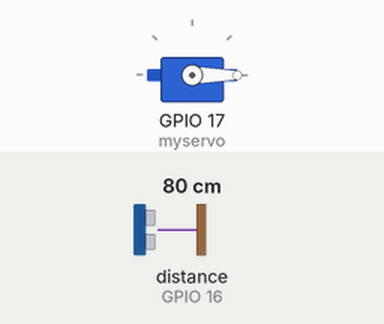
A sketch run on a simulated ESP32. Shown: servo. Wiring (inferred from the names in the program): ultrasonic range finder: trigger GPIO 15; echo GPIO 16. The inputs (shaded band) are chosen by the test bench; at power-on: distance to the obstacle (sensor on GPIO 16) 80 cm. The echo pulse lasts 58.3 µs per cm; what the sketch prints to the serial monitor is not drawn.

Above: at 1.2 s.
1.3 s: distance to the obstacle (sensor on GPIO 16) set to 11 cm
2.8 s: distance to the obstacle (sensor on GPIO 16) set to 8 cm
At 4.0 s:
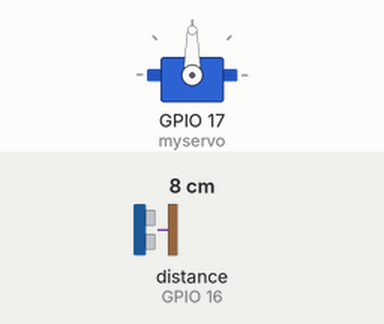
5.2 s: distance to the obstacle (sensor on GPIO 16) set to 18 cm
At 7.7 s:
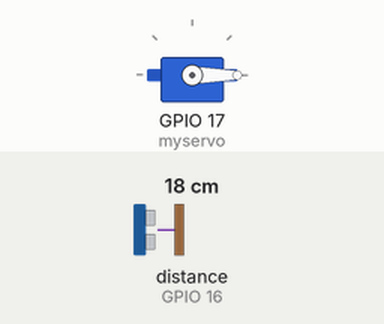
8.0 s: distance to the obstacle (sensor on GPIO 16) set to 2 cm
At 8.46 s:
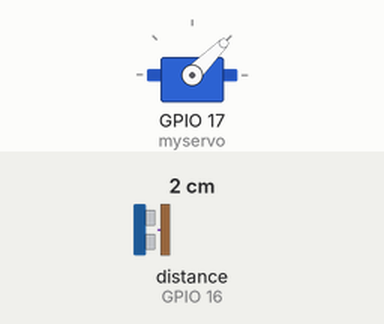
Timing chart, 0 to 11.0 s (numbered marks = the images above; inputs shaded):
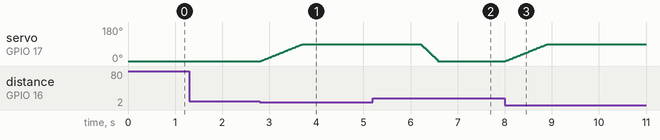

The sketch:

automatic_door_lock.ino
```cpp
#include <ESP32Servo.h>
Servo myservo;
#define triggerPin 15
#define echoPin 16
int distance;
unsigned long m1, m2;
void setup() {
  ESP32PWM::allocateTimer(0);
  ESP32PWM::allocateTimer(1);
  ESP32PWM::allocateTimer(2);
  ESP32PWM::allocateTimer(3);
  myservo.setPeriodHertz(50);// Standard 50hz servo
  myservo.attach(17, 500, 2400);
  myservo.write(0);

  Serial.begin(9600);
}

void loop() {
  // Pass INC as a parameter to get the distance in inches
  distance = read_distance();
  Serial.println(distance);
  if (distance > 0 && distance < 10) {
    for (int i = 0; i <= 90; i++) {
      myservo.write(i); delay(10);
    }
a:   m1 = m2 = millis();
    while (m2 - m1 < 1000) {
      m2 = millis();
      distance = read_distance();
      Serial.println(distance);
      if (distance > 2 && distance < 10) m1 = m2;
    }
    for (int i = 90; i >= 0; i--) {
      myservo.write(i);
      distance = read_distance();
      Serial.println(distance);
      if (distance > 0 && distance < 10) {
        while (i < 90) {
          myservo.write(i); delay(10); i++;
        }
        goto a;
      }
    }
  }
}


long read_distance()
{
  pinMode(triggerPin, OUTPUT);  // Clear the trigger
  digitalWrite(triggerPin, LOW);
  delayMicroseconds(2);
  // Sets the trigger pin to HIGH state for 10 microseconds
  digitalWrite(triggerPin, HIGH);
  delayMicroseconds(10);
  digitalWrite(triggerPin, LOW);
  pinMode(echoPin, INPUT);
  // Reads the echo pin, and returns the sound wave travel time in microseconds
  int x = pulseIn(echoPin, HIGH);
  x = 0.01723 * x;
  return x;
}
```

Measured:
- the behaviour switches between 10 and 9 cm on distance to the obstacle (sensor on GPIO 16) (found by bisection; images 0 and 1)
- after the input at 2.8 s, servo on GPIO 17 (myservo): moves from 0° to 90° over 0.89 s, starting at once
- after the input at 5.2 s, servo on GPIO 17 (myservo): moves from 90° to 0° over 0.37 s, starting after 1.0 s
- after the input at 8.0 s, servo on GPIO 17 (myservo): moves from 0° to 90° over 0.89 s, starting at once
